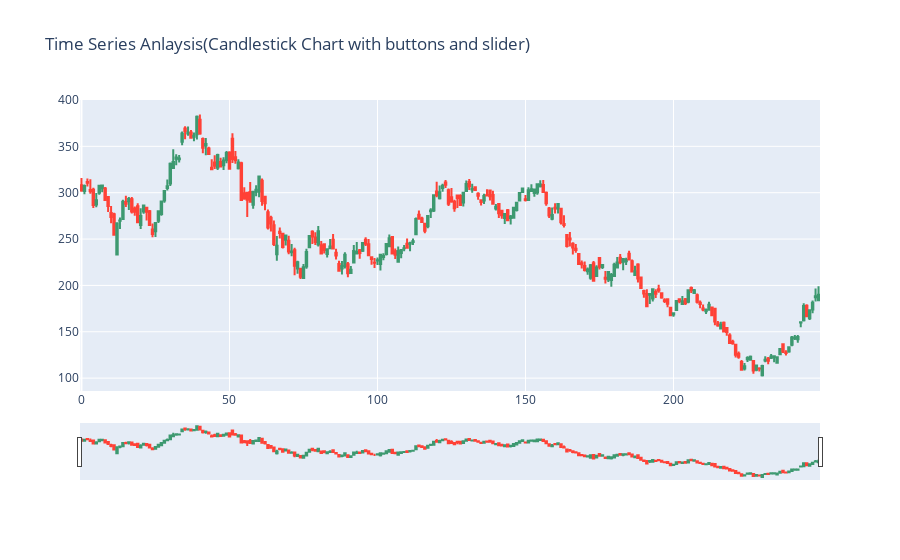

Write notebook code for a chart like this one.
### Code cell
figure = go.Figure(data = [go.Candlestick(x = df.index,
                            open = df["Open"],
                            high= df["High"],
                            low = df["Low"],
                            close = df["Close"])])
figure.update_layout(title = "Time Series Anlaysis(Candlestick Chart with buttons and slider)")

figure.update_xaxes(
                    rangeslider_visible = True,
                    rangeselector = dict(
                        buttons = list([
                            dict(count = 1, label = "1s", step = "second", stepmode = "backward"),
                            dict(count = 1, label = "1m", step = "minute", stepmode = "backward"),
                            dict(count = 1, label = "1h", step = "hour", stepmode = "backward"),
                            dict(count = 1, label = "1d", step = "day", stepmode = "backward"),
                            dict(count = 1, label = "1m", step = "month", stepmode = "backward"),
                            dict(count = 6, label = "6m", step = "month", stepmode = "backward"),
                            dict(count = 1, label = "YTD", step = "year", stepmode = "todate"),
                            dict(count = 1, label = "1y", step = "year", stepmode = "backward"),
                            dict(step = "all")
                    ])
)
)

figure.show()

### Figure 1 — Plotly figure (JSON) as saved in the notebook; plotly's stock layout.template omitted (floating-point values rounded to 4 significant figures; data arrays with more than 128 entries replaced by an {"elided": "..."} marker saying what was removed)
{"data": [{"close": {"elided": "250 float values"}, "high": {"elided": "250 float values"}, "low": {"elided": "250 float values"}, "open": {"elided": "250 float values"}, "type": "candlestick", "x": {"elided": "250 int values"}}], "layout": {"title": {"text": "Time Series Anlaysis(Candlestick Chart with buttons and slider)"}, "xaxis": {"rangeselector": {"buttons": [{"count": 1, "label": "1s", "step": "second", "stepmode": "backward"}, {"count": 1, "label": "1m", "step": "minute", "stepmode": "backward"}, {"count": 1, "label": "1h", "step": "hour", "stepmode": "backward"}, {"count": 1, "label": "1d", "step": "day", "stepmode": "backward"}, {"count": 1, "label": "1m", "step": "month", "stepmode": "backward"}, {"count": 6, "label": "6m", "step": "month", "stepmode": "backward"}, {"count": 1, "label": "YTD", "step": "year", "stepmode": "todate"}, {"count": 1, "label": "1y", "step": "year", "stepmode": "backward"}, {"step": "all"}]}, "rangeslider": {"visible": true}}}}
